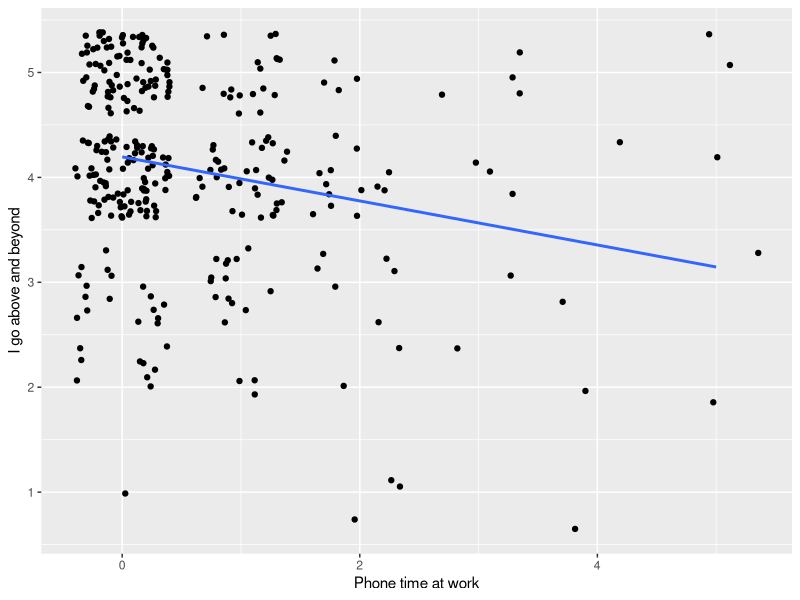
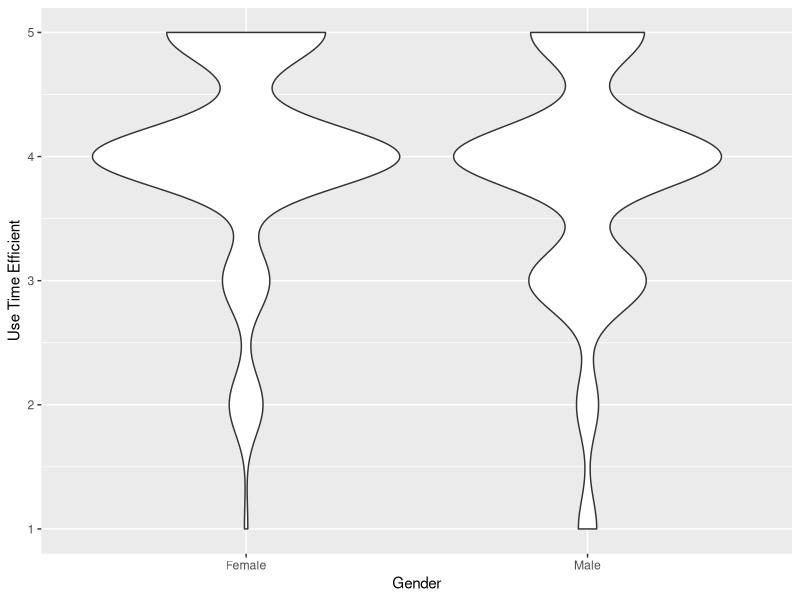

These figures' R source, in order:
## ---- chunk 1
knitr::opts_chunk$set(echo = TRUE)
library(readr)
library(tidyverse)
library(knitr)
high_threshold_significant <- read_csv("data/high_threshold_significant.csv")
low_threshold_significant <- read_csv("data/low_threshold_significant.csv")
wp_gender <- read_csv("data/wp_gender.csv")
clean_wp <- read_csv("data/clean_wp.csv")
## ---- chunk 2
ggplot(clean_wp, aes(phone_at_work_time, go_above))  +
  geom_jitter(height = .4, width = .4) + geom_smooth(method = lm, se = F) + 
  xlab('Phone time at work') + ylab('I go above and beyond')
## ---- chunk 3
ggplot(wp_gender, aes(Gender, use_time_efficient)) + geom_violin() +
  ylab("Use Time Efficient")
## ---- chunk 4
low_p <- low_threshold_significant %>% dplyr::select(var_1, var_2, intercept_est,
                                                     slope_est, p_value, n)
high_p <- high_threshold_significant %>% dplyr::select(var_1, var_2,
                                                       intercept_est, slope_est,
                                                       p_value, n)
names(low_p) <- c('Y', 'X', 'intercept', 'slope', 'p_value', 'n')
names(high_p) <- c('Y', 'X', 'intercept', 'slope', 'p_value', 'n')
## ---- chunk 5
kable(high_p, digits = 4, caption = 'Significant relationships at the 0.05 level')
kable(low_p, digits = 4, caption = 'Significant relationships at the 0.00014 level')
